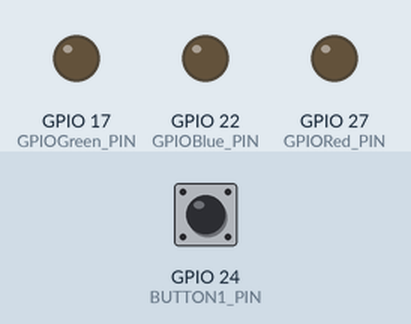
Bench run of a program on a simulated Raspberry Pi (BCM pin numbers). Parts: output pins drawn as LEDs (lit = HIGH). Dashed ring = blinking. The inputs (shaded band) are chosen by the test bench; at power-on: GPIO 24 (BUTTON1_PIN) LOW.

Above: at 1.2 s.
1.3 s: GPIO 24 (BUTTON1_PIN) pulled HIGH for 3.2 s
At 1.7 s:
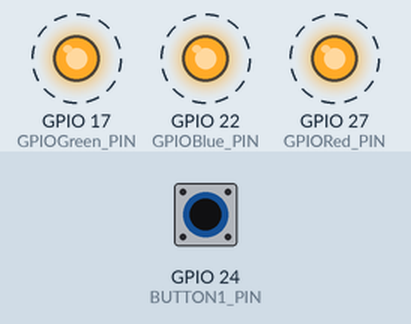
Timing chart, 0 to 5.8 s (numbered marks = the images above; inputs shaded):
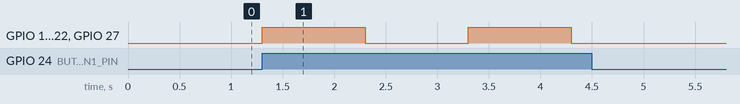

Measured:
- after the input at 1.3 s, GPIO 17 (GPIOGreen_PIN), GPIO 22 (GPIOBlue_PIN), GPIO 27 (GPIORed_PIN): alternates HIGH for 1.0 s and LOW for 1.0 s, 4 changes in all, then stays LOW, starting at once

The program:

LED_Fun3.py
```python
# (licence header left out)
#import the Raspberry Pi GPIO Library
import RPi.GPIO as GPIO
import time

# Define OUTPUT Pins on RPI for the LEDs
GPIORed_PIN=27
GPIOGreen_PIN=17
GPIOBlue_PIN=22

# How about some input please?
# This will define what pin we want to use for a button input...
BUTTON1_PIN=24

# How long do we sleep between cycles, we can set this to .25 for 1/4
# of a second.
SLEEP_TIME=1

# Set the pins on the GPIO up.

# Setup the OUTPUTS (LEDS)
GPIO.setmode(GPIO.BCM)
GPIO.setup(GPIORed_PIN, GPIO.OUT)
GPIO.setup(GPIOGreen_PIN, GPIO.OUT)
GPIO.setup(GPIOBlue_PIN, GPIO.OUT)

#Setup the INPUTs (Buttons)
GPIO.setup(BUTTON1_PIN, GPIO.IN)

# Do this thing that I say until someone kills this loop...
while True:
  # Has the button been pushed?
  if ( GPIO.input(BUTTON1_PIN) == True ):
	# Looks like it was pushed, and while it's still pushed, lets
	# make some pretty blinks...
	# All on!
	GPIO.output(GPIORed_PIN, True)
  	GPIO.output(GPIOGreen_PIN, True)
	GPIO.output(GPIOBlue_PIN, True)
	# ZZzzzzzzz....
	time.sleep(SLEEP_TIME)
	# All off!
	GPIO.output(GPIORed_PIN, False)
  	GPIO.output(GPIOGreen_PIN, False)
	GPIO.output(GPIOBlue_PIN, False)
	# Sleeepy time..zzzz
	time.sleep(SLEEP_TIME)
```
